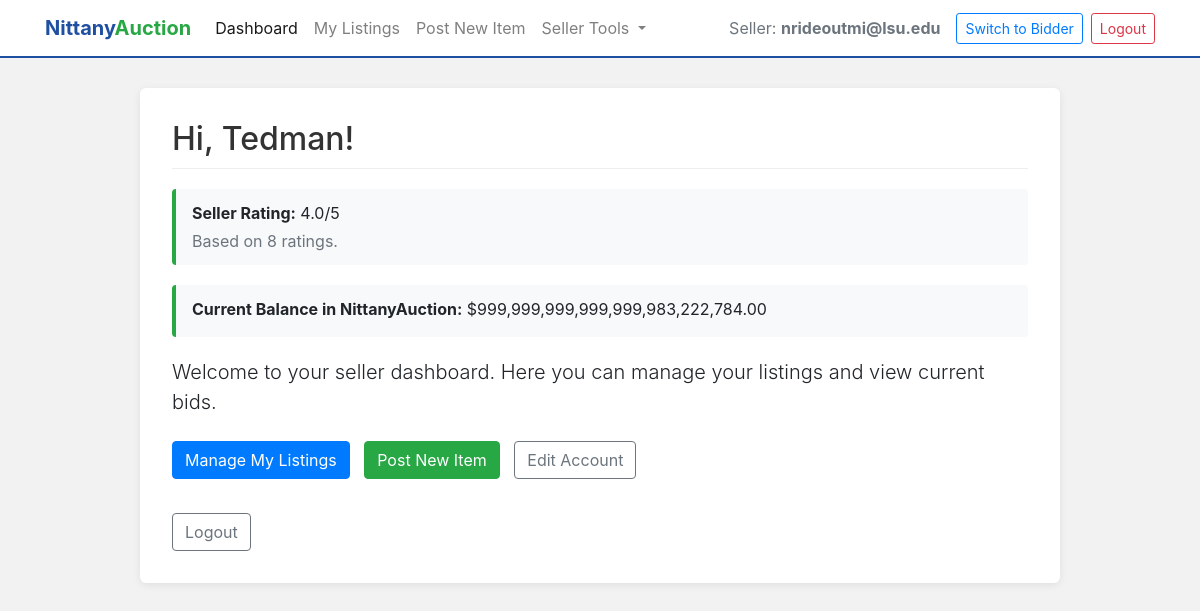
Screenshot of /seller (signed in) with the database file from the repository.
### tables this page shows
CREATE TABLE Bidders (
    email VARCHAR(255) PRIMARY KEY,
    first_name VARCHAR(100) NOT NULL,
    last_name VARCHAR(100) NOT NULL,
    age INT,
    home_address_id VARCHAR(50),
    major VARCHAR(100),
    FOREIGN KEY (email) REFERENCES Users(email),
    FOREIGN KEY (home_address_id) REFERENCES Address(address_id)
);

CREATE TABLE Sellers (
    email TEXT PRIMARY KEY,
    bank_routing_number TEXT NOT NULL,
    bank_account_number TEXT NOT NULL,
    balance REAL DEFAULT 0.0,
    FOREIGN KEY (email) REFERENCES Users(email)
        ON UPDATE CASCADE
        ON DELETE RESTRICT
);

### app.py (the view)
@app.route('/seller', methods=['POST', 'GET'])
def seller():
    user_email = session.get('email')
    roles = session.get('roles', [])
    if not user_email or 'seller' not in roles:
        return redirect(url_for('authenticate', error='Access denied. Seller account required.'))
    connection = get_connection()
    cursor = connection.cursor()
    cursor.execute('SELECT first_name FROM Bidders WHERE email = ?', (user_email,))
    result = cursor.fetchone()
    connection.close()
    conn = get_connection()
    conn.row_factory = sqlite3.Row
    cur = conn.cursor()
    cur.execute("""
                SELECT email, bank_routing_number, bank_account_number, balance
                FROM Sellers
                WHERE email = ?
                """, (user_email,))
    seller_row = cur.fetchone()
    if seller_row:
        balance = seller_row['balance']
    else:
        balance = 0
    if result:
        first_name = result[0]
    else:
        first_name = 'Seller'
    avg_rating = None
    rating_count = 0
    try:
        conn = get_connection()
        conn.row_factory = sqlite3.Row
        cur = conn.cursor()
        cur.execute("""
            SELECT AVG(Rating) AS avg_rating, COUNT(*) AS rating_count
            FROM Rating
            WHERE Seller_Email = ?
        """, (user_email,))
        result = cur.fetchone()
        if result:
            avg_rating = result['avg_rating']
            rating_count = result['rating_count']
            if avg_rating is not None:
                avg_rating = round(avg_rating, 2)
        conn.close()
    except Exception as e:
        print("ERROR in /seller:", e)
    return render_template(
        'seller.html',
        first_name=first_name,
        email=user_email,
        avg_rating=avg_rating,
        rating_count=rating_count,
        balance = balance
    )

### app.py (called while the page is built)
@app.before_request
def ensure_roles_loaded():
    if 'email' in session and 'roles' not in session:
        connection = get_connection()
        cursor = connection.cursor()
        roles = []
        cursor.execute("SELECT 1 FROM Helpdesk WHERE email = ?", (session['email'],))
        if cursor.fetchone(): roles.append('helpdesk')
        cursor.execute("SELECT 1 FROM Sellers WHERE email = ?", (session['email'],))
        if cursor.fetchone(): roles.append('seller')
        cursor.execute("SELECT 1 FROM Bidders WHERE email = ?", (session['email'],))
        if cursor.fetchone(): roles.append('bidder')
        connection.close()
        session['roles'] = roles

def get_connection():
    conn = sql.connect(DB_NAME)
    return conn

### templates/seller.html (shortened to what this page needs)
<!DOCTYPE html>
<html lang="en">
<head>
    <link rel="stylesheet" href="https://stackpath.bootstrapcdn.com/bootstrap/4.4.1/css/bootstrap.min.css"
>
</head>
<body>
    <nav class="navbar navbar-expand-lg navbar-light">
        <div class="container">
            <a class="navbar-brand brand-text" href="{{ url_for('seller') }}">
                <span class="nittany">Nittany</span><span class="auction">Auction</span>
            </a>
            <div class="collapse navbar-collapse" id="sellerNavbar">
                <ul class="navbar-nav mr-auto">
                    <li class="nav-item active">
                        <a class="nav-link" href="{{ url_for('seller') }}">Dashboard</a>
                    </li>
                    <li class="nav-item">
                        <a class="nav-link" href="{{ url_for('my_listing') }}">My Listings</a>
                    </li>
                    <li class="nav-item">
                        <a class="nav-link" href="{{ url_for('post_item') }}">Post New Item</a>
                    </li>
                    <li class="nav-item dropdown">
                        <a class="nav-link dropdown-toggle" href="#" id="settings" role="button" data-toggle="dropdown"
                            aria-haspopup="true" aria-expanded="false">
                            Seller Tools
                        </a>
                    </li>
                </ul>
                <ul class="navbar-nav ml-auto align-items-center">
                    <li class="nav-item">
                        <span class="nav-link text-muted mb-0">Seller: <strong>{{ email }}</strong></span>
                    </li>
                    {% if session.get('roles') %}
                        {% if 'bidder' in session['roles'] %}
                        <li class="nav-item">
                            <a class="btn btn-sm btn-outline-primary ml-2" href="/bidder">Switch to Bidder</a>
                        </li>
                        {% endif %}
                    {% endif %}
                    <li class="nav-item">
                        <a class="btn btn-sm btn-outline-danger ml-2" href="{{ url_for('logout') }}">Logout</a>
                    </li>
                </ul>
            </div>
        </div>
    </nav>
    <div class="container">
        <div class="row justify-content-center">
            <div class="col-md-10">
                <div class="dashboard-card">
                    <h2 class="welcome-header">Hi, {{ first_name }}!</h2>
                    <div class="rating-box">
                        <p class="mb-1">
                            <strong>Seller Rating:</strong>
                            {% if avg_rating is not none %}
                            {{ avg_rating }}/5
                            {% else %}
                            No ratings yet
                            {% endif %}
                        </p>
                        <p class="mb-0 text-muted">
                            {% if avg_rating is not none %}
                            Based on {{ rating_count }} rating{% if rating_count != 1 %}s{% endif %}.
                            {% else %}
                            Your average rating will appear here after bidders complete paid auctions and leave ratings.
                            {% endif %}
                        </p>
                    </div>
                    <div class="rating-box">
                        <p class="mb-1">
                            <strong>Current Balance in NittanyAuction:</strong>
                            ${{ "{:,.2f}".format(balance) }}
                        </p>
                    </div>
                    <p class="lead">
                        Welcome to your seller dashboard. Here you can manage your listings and view current bids.
                    </p>
                    <div class="quick-actions mt-4">
                        <a href="{{ url_for('my_listing') }}" class="btn btn-primary">Manage My Listings</a>
                        <a href="{{ url_for('post_item') }}" class="btn btn-success">Post New Item</a>
                        <a href="{{ url_for('seller_account') }}" class="btn btn-outline-secondary">Edit Account</a>
                    </div>
                    <div class="mt-4">
                        <a href="{{ url_for('logout') }}" class="btn btn-outline-secondary">Logout</a>
                    </div>
                </div>
            </div>
        </div>
    </div>
</body>
</html>

### templates/seller.html (style rules this page uses)
body { background-color: #f2f2f2; }
.navbar { background-color: white; border-bottom: 2px solid #1e4fa1; margin-bottom: 30px; }
.brand-text .nittany { color: #1e4fa1; font-weight: bold; }
.brand-text .auction { color: #28a745; font-weight: bold; }
.dashboard-card { background: white; border-radius: 6px; box-shadow: 0 2px 8px rgba(0, 0, 0, 0.08); padding: 2rem; }
.welcome-header { color: #333; border-bottom: 1px solid #eee; padding-bottom: 10px; margin-bottom: 20px; }
.rating-box { background-color: #f8f9fa; border-left: 4px solid #28a745; padding: 12px 16px; border-radius: 4px; margin-bottom: 20px; }
.quick-actions .btn { margin-right: 10px; margin-bottom: 10px; }

### rows the page displays
Bidders: first_name "Tedman"
Sellers: balance "999,999,999,999,999,983,222,784.00"

### other values shown
{{ email }} "nrideoutmi@lsu.edu"
{{ avg_rating }} "4.0"
{{ rating_count }} "8"
